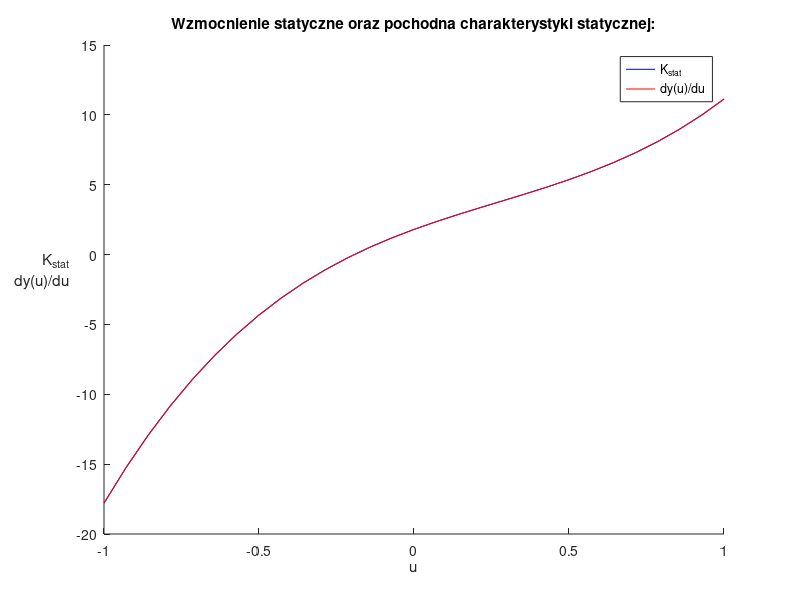

MATLAB code to generate this figure:
% zmienne procesu
%clear;
alfa1 = 0.6;
alfa2 = 1.35;
alfa3 = -0.57;
alfa4 = 0.53;
K = 3;
T1 = 12;
T2 = 5;
Tp1 = 1.5;
Tp2 = 6;
T = 1;

% punkt 2 charakterystyka statyczna
%figure;
%fplot(@(u) 1.8*u+4.05*u^2-1.71*u^3+1.59*u^4, [-1 1], 'b');
%ylim([-2 7]);
%xlabel('u')
%ylabel('y(u)', 'Rotation', 0, 'HorizontalAlignment','right')
%legend('y(u)')
%title('Charakterystyka statyczna y(u) procesu dynamicznego ciągłego:');
% print('zad2wykres.png','-dpng','-r400')


% punkt 4 charakterystyka statyczna zlinearyzowana
ul1 = -0.35;
ul2 = 0.58;

% wykres 1

%figure;
%hold on;
%fplot(@(u) 1.8*u+4.05*u^2-1.71*u^3+1.59*u^4, [-1 1], 'b', 'Color', 'blue');
%fplot(@(u) (1.8+8.1*ul1-5.13*ul1^2+6.36*ul1^3)*u-4.05*ul1^2+3.42*ul1^3-4.77*ul1^4, [-1 1], 'b', 'Color', 'red');
%plot(ul1, (1.8+8.1*ul1-5.13*ul1^2+6.36*ul1^3)*ul1-4.05*ul1^2+3.42*ul1^3-4.77*ul1^4, 'r*', 'Color', 'black');
%xlabel('u')
%ylabel({'y(u)', 'yl(u)'}, 'Rotation', 0, 'HorizontalAlignment','right')
%legend('y(u)', 'yl(u)', '- punkt linearyzacji ul = -0.35')
%title({'Zlinearyzowana charakterystyka statyczna y(u) w punkcie linearyzacji', 'ul = -0.35 na tle charakterystyki statycznej nieliniowej:'});
%hold off;
%print('zad4wykres1.png','-dpng','-r400')

% wykres 2

%figure;
%hold on;
%fplot(@(u) 1.8*u+4.05*u^2-1.71*u^3+1.59*u^4, [-1 1], 'b', 'Color', 'blue');
%fplot(@(u) (1.8+8.1*ul2-5.13*ul2^2+6.36*ul2^3)*u-4.05*ul2^2+3.42*ul2^3-4.77*ul2^4, [-1 1], 'b', 'Color', 'red');
%plot(ul2, (1.8+8.1*ul2-5.13*ul2^2+6.36*ul2^3)*ul2-4.05*ul2^2+3.42*ul2^3-4.77*ul2^4, 'r*', 'Color', 'black');
%xlabel('u')
%ylabel({'y(u)', 'yl(u)'}, 'Rotation', 0, 'HorizontalAlignment','right')
%ylim([-4 6]);
%legend('y(u)', 'yl(u)', '- punkt linearyzacji ul = 0.58')
%title({'Zlinearyzowana charakterystyka statyczna y(u) w punkcie linearyzacji', 'ul = 0.58 na tle charakterystyki statycznej nieliniowej:'});
%hold off;
%print('zad4wykres2.png','-dpng','-r400')

% punkt 6 
%t_ciagly = out.ciagly.time;
%y_ciagly = out.ciagly.signals.values;
%t_dyskretny_maly = out.dyskretny_maly.time;
%y_dyskretny_maly = out.dyskretny_maly.signals.values;
%t_dyskretny_duzy = out.dyskretny_duzy.time;
%y_dyskretny_duzy = out.dyskretny_duzy.signals.values;
%figure;
%hold on;
%plot(t_ciagly,y_ciagly);
%stairs(t_dyskretny_maly,y_dyskretny_maly);
%ylabel({'y(t)', 'y(k)'}, 'Rotation', 0, "HorizontalAlignment", 'right')
%xlabel('t')
%legend('y(s)', 'y(k)')
%title({'Porównanie odpowiedzi układu ciągłego i układu dyskretnego', 'dla okresu próbkowania T = 1.5s:'})
%ylim([-1 6]);
%hold off;
%print('zad6wykres1.png','-dpng','-r400')

%figure;
%hold on;
%plot(t_ciagly, y_ciagly);
%stairs(t_dyskretny_duzy,y_dyskretny_duzy);
%ylabel({'y(t)', 'y(k)'}, 'Rotation', 0, "HorizontalAlignment", 'right')
%xlabel('t')
%legend('y(s)', 'y(k)')
%title({'Porównanie odpowiedzi układu ciągłego i układu dyskretnego', 'dla okresu próbkowania T = 6s:'})
%ylim([-1 6]);
%hold off;
%print('zad6wykres2.png','-dpng','-r400')

%figure;
%hold on;
%t = out.dyskretny_zlinearyzowany.time;
%y_skok_lin = out.dyskretny_zlinearyzowany.signals.values;
%y_skok_nielin = out.dyskretny_nieliniowy.signals.values;
%stairs(t, y_skok_lin);
%stairs(t, y_skok_nielin);
%ylabel({'ylin(k)', 'y(k)'}, 'Rotation', 0, "HorizontalAlignment", 'right')
%xlabel('t')
%ylim([-0.7  6])
%legend('y(k) - zlinearyzowane', 'y(k) - nieliniowe')
%title({'Porównanie odpowiedzi układu dyskretnego nieliniowego i', 'układu dyskretnego zlinearyzowanego dla punktu linearyzacji u = 0.6 i', 'skoku 1 oraz T=1:'})
%hold off;
%print('zad9wykres6.png','-dpng','-r400')

%figure;
%hold on;
%t = out.dyskretny_zlinearyzowany.time;
%y_maly_skok_lin = out.dyskretny_lin_bez_offsetu.signals.values;
%stairs(t, y_maly_skok_lin);
%ylabel({'ylin(k)'}, 'Rotation', 0, "HorizontalAlignment", 'right')
%xlabel('t')
%ylim([-0.1 6.5])
%legend('y(k) - zlinearyzowane')
%title({'Odpowiedź układu dyskretnego zlinearyzowanego dla punktu linearyzacji', ' u = 0.6 i skoku 1 bez uwzględnienia członu stałego:'})
%hold off;
%print('zad11wykres6.png','-dpng','-r400')

figure;
hold on;
fplot(@(u) 3*(0.6+2.7*u-1.71*u^2+2.12*u^3), [-1 1], 'b', 'Color', 'blue');
fplot(@(u) 1.8+8.1*u-5.13*u^2+6.36*u^3, [-1 1], 'b', 'Color', 'red');
xlabel('u')
ylabel({'K_{stat}', 'dy(u)/du'}, 'Rotation', 0, 'HorizontalAlignment','right')
legend('K_{stat}','dy(u)/du')
title({'Wzmocnienie statyczne oraz pochodna charakterystyki statycznej:'});
hold off;
print('wzmocnienie_statyczne.png','-dpng','-r400')